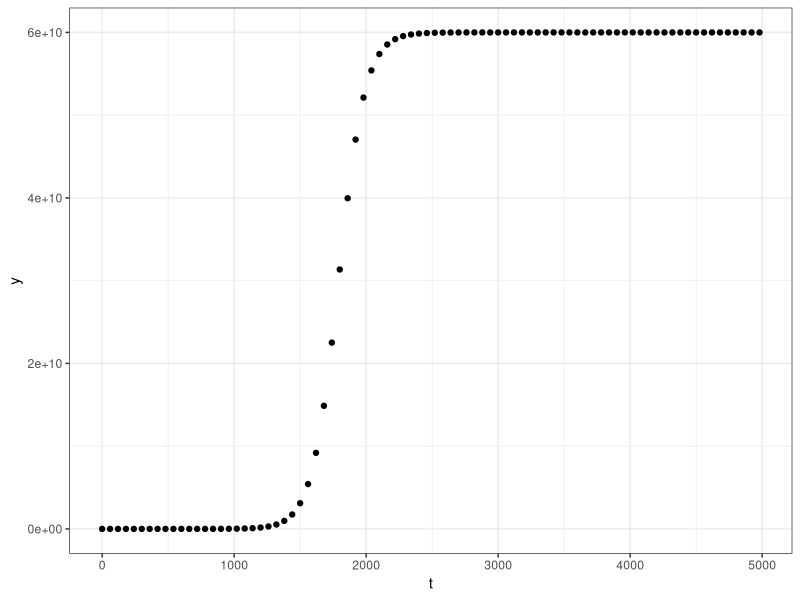
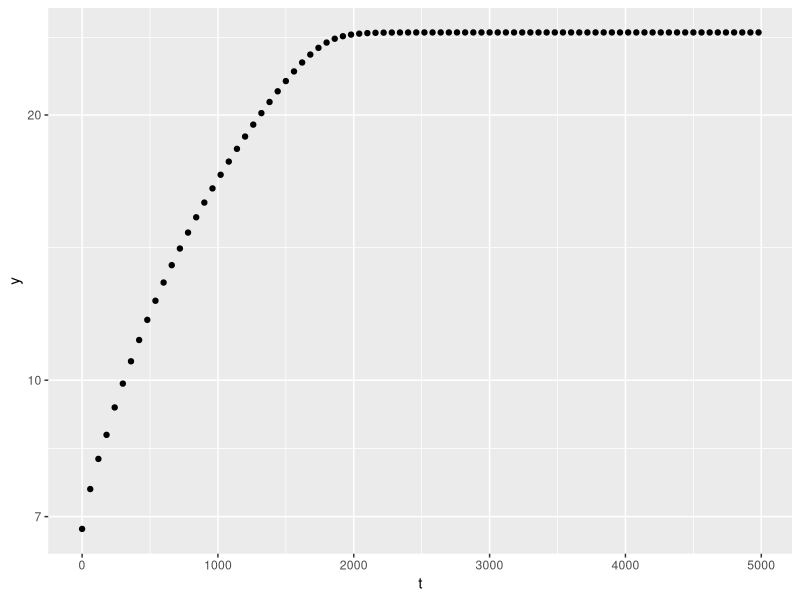

Reproduce these figures in R, in order.
#Script to plot the logistic growth data

growth_data <- read.csv("experiment1.csv") #download the correct file first

install.packages("ggplot2")
library(ggplot2)

ggplot(aes(t,N), data = growth_data) +
  
  geom_point() +
  
  xlab("t") +
  
  ylab("y") +
  
  theme_bw() #creating an original plot

ggplot(aes(t,log(N)), data = growth_data) +
  
  geom_point() +
  
  xlab("t") +
  
  ylab("y") +
  
  scale_y_continuous(trans='log10') #creating a transformed plot to assess linearity
